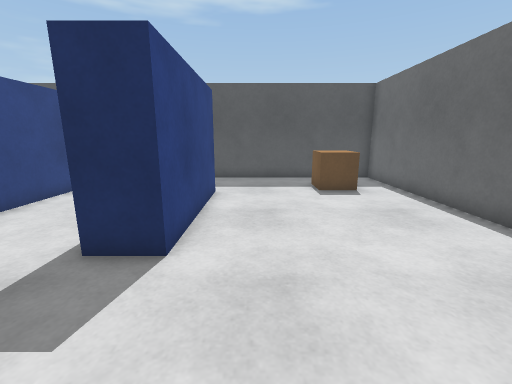
view 1 (above)

14 first-person views from a walk through a robot-simulator world made for Gazebo. The camera is 1.1 m above the floor, tilts 12° down and sees 90° across. The floor is counted in squares, 0.5 m on a side. Each view is taken from the middle of a square. On the plan, view 1 faces up. The plan holds only what a view shows up to about 16 squares ahead; the rest is blank. The place goes on beyond the plan.

view 2
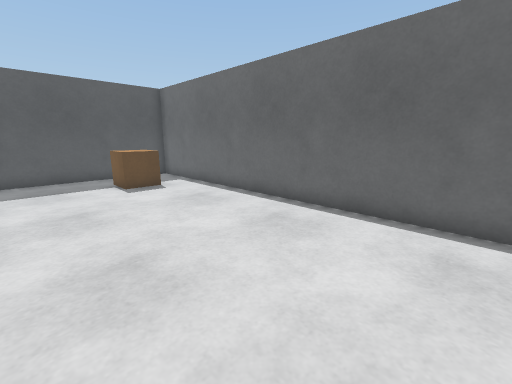

view 3
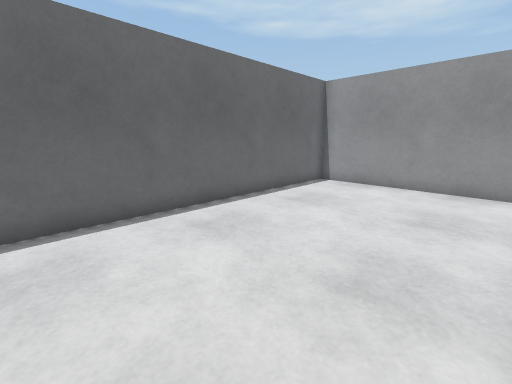

view 4
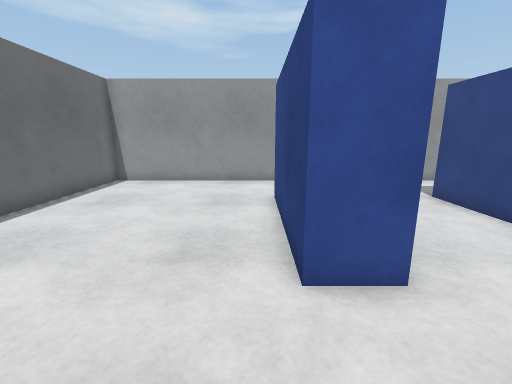

view 5
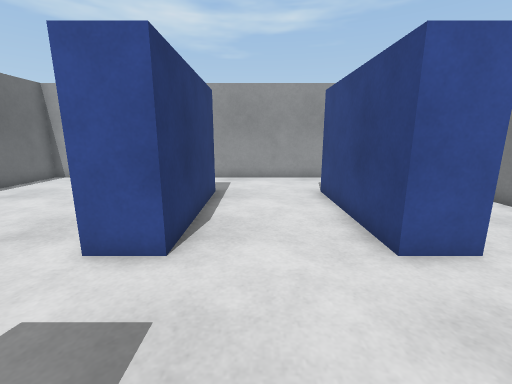

view 6
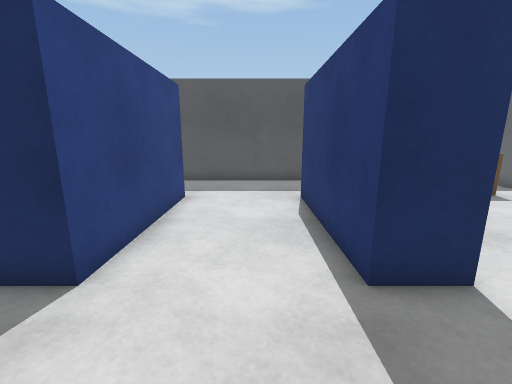

view 7
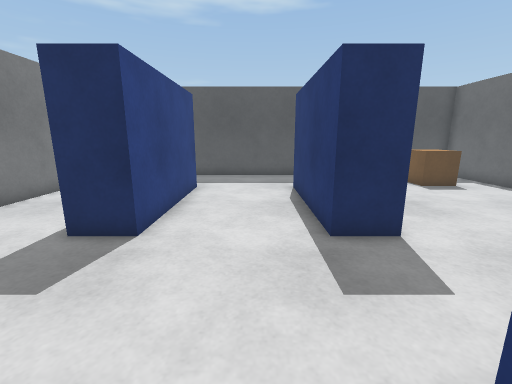

view 8
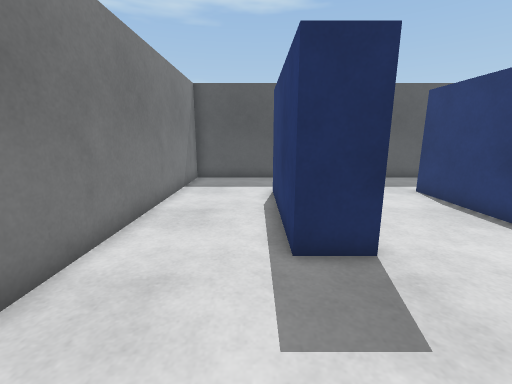

view 9
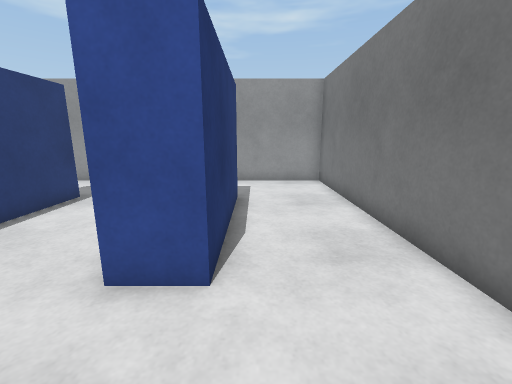

view 10
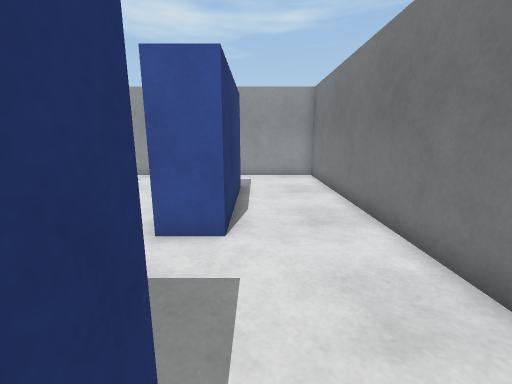

view 11
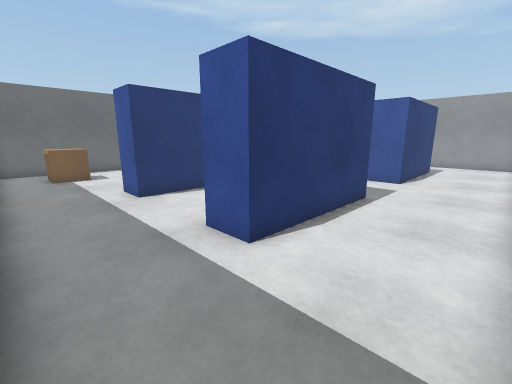

view 12
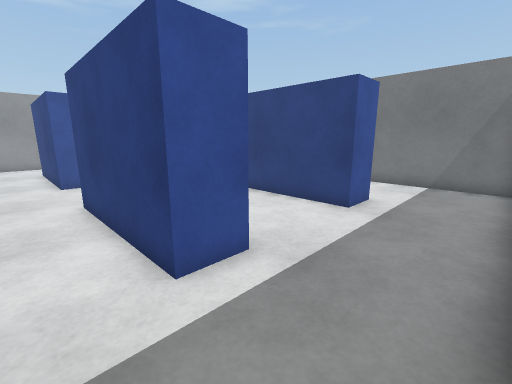

view 13
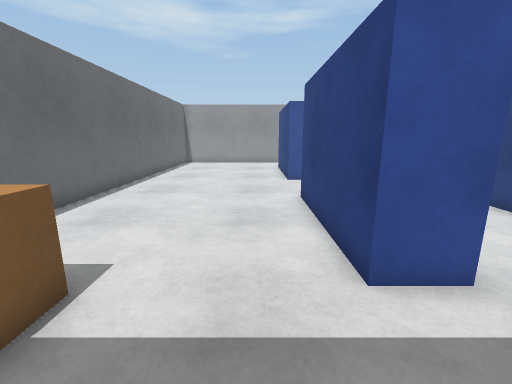

view 14
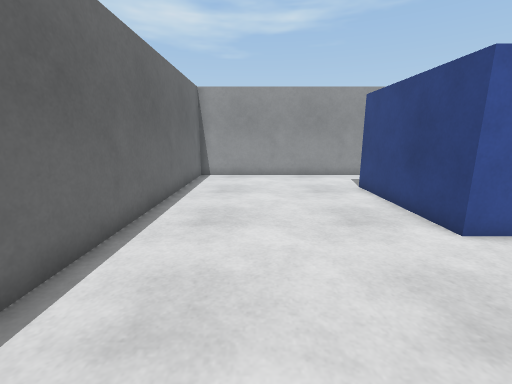

### Floor plan
Points are (right, up) in squares from view 1. A wall is a line through its corners. A room is listed if a view was taken in it or the views show most of it. See-through windows are left out.
Room 1 (views 1, 2, 3, 4, 12, 13, 14)
walls: (-1.7, 0.5) (-1.7, -5.5); (-1.7, 10.5) (-1.7, 4.5); (-1.4, -9.3) (6.3, -9.3) (6.3, 14.3) (-1.4, 14.3)
ways out: opening at (-2.5, -7.5) to room 2; opening at (-2.5, 2.5) to room 2; opening at (-2.5, 12.5) to room 2
objects: crate (3, 11) to (4, 12)
Room 2 (views 5, 6, 7)
walls: (-1.7, 4.5) (-3.3, 4.5) (-3.3, 10.5) (-1.7, 10.5); (-7.7, 0.5) (-7.7, -5.5); (-7.7, 10.5) (-7.7, 4.5); (-3.3, -5.5) (-3.3, 0.5) (-1.7, 0.5); (-1.4, 14.3) (-7.6, 14.3); (-7.6, -9.3) (-1.4, -9.3)
ways out: opening at (-2.5, -7.5) to room 1; opening at (-2.5, 2.5) to room 1; opening at (-2.5, 12.5) to room 1; opening at (-8.5, -7.5) to room 3; opening at (-8.5, 2.5) to room 3; opening at (-8.5, 12.5) to room 3
Room 3 (views 8, 9, 10, 11)
walls: (-7.7, 4.5) (-9.3, 4.5) (-9.3, 10.5) (-7.7, 10.5); (-9.3, -5.5) (-9.3, 0.5) (-7.7, 0.5); (-7.6, 14.3) (-13.3, 14.3) (-13.3, -9.3) (-7.6, -9.3)
ways out: opening at (-8.5, -7.5) to room 2; opening at (-8.5, 2.5) to room 2; opening at (-8.5, 12.5) to room 2

Where each view was taken, in squares from view 1:
view 1: 0 up, 0 right, facing up
view 2: 1 down, 1 left, facing up-right
view 3: 3 up, 1 left, facing down-right
view 4: 4 up, 1 left, facing down
view 5: 5 up, 5 left, facing down
view 6: 1 up, 5 left, facing up
view 7: 1 down, 5 left, facing up
view 8: 0 up, 10 left, facing up
view 9: 4 up, 10 left, facing down
view 10: 6 up, 10 left, facing down
view 11: 14 up, 13 left, facing down-right
view 12: 14 up, 0 right, facing down-left
view 13: 14 up, 0 right, facing down
view 14: 6 up, 3 right, facing down
